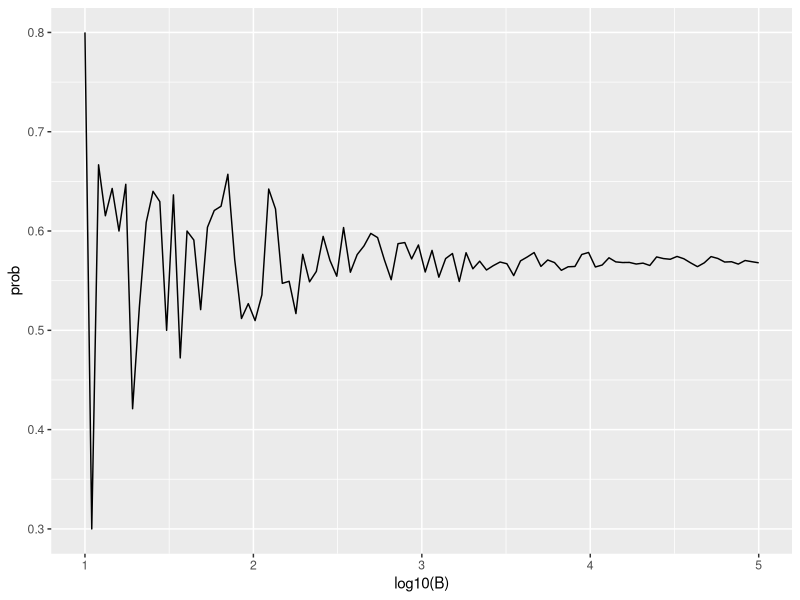

Write the R code that produced this figure.
#Infinito en la practica

#La teoría descrita aquí requiere repetir experimentos una y otra vez para siempre. 

#En la práctica no podemos hacer esto. En los ejemplos anteriores, usamos B = 10,000 en los experimentos de Monte Carlo y resultó que esto proporcionó estimaciones precisas. 

#Cuanto mayor sea este número, más precisa será la estimación hasta que la aproximación sea tan buena que su computadora no pueda notar la diferencia. 

#Pero en cálculos más complejos, 10.000 puede no ser suficiente. Además, para algunos cálculos, 10 000 experimentos podrían no ser computacionalmente factibles. 

#En la práctica, no sabremos cuál es la respuesta, por lo que no sabremos si nuestra estimación de Monte Carlo es precisa. Sabemos que cuanto mayor sea B, mejor será la aproximación. Pero, ¿qué tan grande necesitamos que sea? En realidad, esta es una pregunta desafiante y responderla a menudo requiere una formación estadística teórica avanzada.

#Un enfoque práctico que describiremos aquí es verificar la estabilidad de la estimación. El siguiente es un ejemplo con el problema del cumpleaños para un grupo de 25 personas.

library(tidyverse)

B <- 10^seq(1, 5, len = 100)

same_birthday <- function(n){
  bdays <- sample(1:365, n, replace=TRUE)
  any(duplicated(bdays))
}

compute_prob <- function(B, n=25){
  same_day <- replicate(B, same_birthday(n))
  mean(same_day)
}

prob <- sapply(B, compute_prob)

qplot(log10(B), prob, geom = "line")

#En este gráfico, podemos ver que los valores comienzan a estabilizarse (es decir, varían menos de .01) alrededor de 1000. Tenga en cuenta que la probabilidad exacta, que conocemos en este caso, es 0.569.
